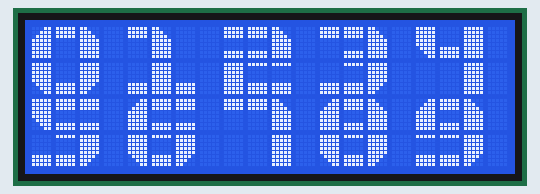
The program below on a simulated Raspberry Pi (BCM pin numbers). Parts: 20×4 character LCD. The clock reads 2024-03-15 10:24:30 at power-on unless the program sets it. At 10.2 s the program stops and its outputs stay as they are.

Above: at 0.8 s.
At 4.1 s:
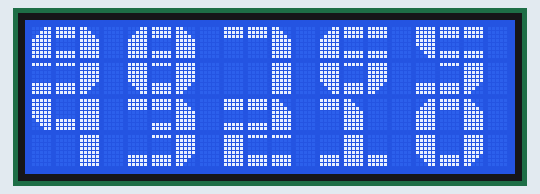
At 7.3 s:
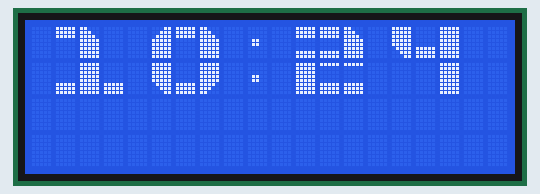

Measured:
- what the display in image 0 shows lasts 3.1 s, from 0.7 s to 3.8 s

The program:

numbers.py
```python
import RPi_I2C_driver
from time import *
import time, sys

mylcd = RPi_I2C_driver.lcd()
mylcd.lcd_load_custom_chars([
    [0x1F, 0x1F, 0x1F, 0x00, 0x00, 0x00, 0x00, 0x00],
    [0x18, 0x1C, 0x1E, 0x1F, 0x1F, 0x1F, 0x1F, 0x1F],
    [0x1F, 0x1F, 0x1F, 0x1F, 0x1F, 0x0F, 0x07, 0x03],
    [0x00, 0x00, 0x00, 0x00, 0x00, 0x1F, 0x1F, 0x1F],
    [0x1F, 0x1F, 0x1F, 0x1F, 0x1F, 0x1E, 0x1C, 0x18],
    [0x1F, 0x1F, 0x1F, 0x00, 0x00, 0x00, 0x1F, 0x1F],
    [0x1F, 0x00, 0x00, 0x00, 0x00, 0x1F, 0x1F, 0x1F],
    [0x03, 0x07, 0x0F, 0x1F, 0x1F, 0x1F, 0x1F, 0x1F],
])

def bigDigit(digit, row, col):
    if row == 1:
        textRow = 1
    else:
        textRow = 3
    if digit == 0:
        mylcd.lcd_display_string_pos(chr(7), textRow, col)
        mylcd.lcd_display_string_pos(chr(0), textRow, col+1)
        mylcd.lcd_display_string_pos(chr(1), textRow, col+2)
        mylcd.lcd_display_string_pos(chr(2), textRow+1, col)
        mylcd.lcd_display_string_pos(chr(3), textRow+1, col+1)
        mylcd.lcd_display_string_pos(chr(4), textRow+1, col+2)
    elif digit == 1:
        mylcd.lcd_display_string_pos(chr(0), textRow, col)
        mylcd.lcd_display_string_pos(chr(1), textRow, col+1)
        mylcd.lcd_display_string_pos(chr(3), textRow+1, col)
        mylcd.lcd_display_string_pos(chr(255), textRow+1, col+1)
        mylcd.lcd_display_string_pos(chr(3), textRow+1, col+2)
    elif digit == 2:
        mylcd.lcd_display_string_pos(chr(5), textRow, col)
        mylcd.lcd_display_string_pos(chr(5), textRow, col+1)
        mylcd.lcd_display_string_pos(chr(1), textRow, col+2)
        mylcd.lcd_display_string_pos(chr(255), textRow+1, col)
        mylcd.lcd_display_string_pos(chr(6), textRow+1, col+1)
        mylcd.lcd_display_string_pos(chr(6), textRow+1, col+2)
    elif digit == 3:
        mylcd.lcd_display_string_pos(chr(0), textRow, col)
        mylcd.lcd_display_string_pos(chr(5), textRow, col+1)
        mylcd.lcd_display_string_pos(chr(1), textRow, col+2)
        mylcd.lcd_display_string_pos(chr(3), textRow+1, col)
        mylcd.lcd_display_string_pos(chr(6), textRow+1, col+1)
        mylcd.lcd_display_string_pos(chr(4), textRow+1, col+2)
    elif digit == 4:
        mylcd.lcd_display_string_pos(chr(2), textRow, col)
        mylcd.lcd_display_string_pos(chr(3), textRow, col+1)
        mylcd.lcd_display_string_pos(chr(255), textRow, col+2)
        mylcd.lcd_display_string_pos(chr(255), textRow+1, col+2)
    elif digit == 5:
        mylcd.lcd_display_string_pos(chr(2), textRow, col)
        mylcd.lcd_display_string_pos(chr(5), textRow, col+1)
        mylcd.lcd_display_string_pos(chr(5), textRow, col+2)
        mylcd.lcd_display_string_pos(chr(3), textRow+1, col)
        mylcd.lcd_display_string_pos(chr(6), textRow+1, col+1)
        mylcd.lcd_display_string_pos(chr(4), textRow+1, col+2)
    elif digit == 6:
        mylcd.lcd_display_string_pos(chr(7), textRow, col)
        mylcd.lcd_display_string_pos(chr(5), textRow, col+1)
        mylcd.lcd_display_string_pos(chr(5), textRow, col+2)
        mylcd.lcd_display_string_pos(chr(2), textRow+1, col)
        mylcd.lcd_display_string_pos(chr(6), textRow+1, col+1)
        mylcd.lcd_display_string_pos(chr(4), textRow+1, col+2)
    elif digit == 7:
        mylcd.lcd_display_string_pos(chr(0), textRow, col)
        mylcd.lcd_display_string_pos(chr(0), textRow, col+1)
        mylcd.lcd_display_string_pos(chr(1), textRow, col+2)
        mylcd.lcd_display_string_pos(chr(255), textRow+1, col+2)
    elif digit == 8:
        mylcd.lcd_display_string_pos(chr(7), textRow, col)
        mylcd.lcd_display_string_pos(chr(5), textRow, col+1)
        mylcd.lcd_display_string_pos(chr(1), textRow, col+2)
        mylcd.lcd_display_string_pos(chr(2), textRow+1, col)
        mylcd.lcd_display_string_pos(chr(6), textRow+1, col+1)
        mylcd.lcd_display_string_pos(chr(4), textRow+1, col+2)
    elif digit == 9:
        mylcd.lcd_display_string_pos(chr(7), textRow, col)
        mylcd.lcd_display_string_pos(chr(5), textRow, col+1)
        mylcd.lcd_display_string_pos(chr(1), textRow, col+2)
        mylcd.lcd_display_string_pos(chr(6), textRow+1, col)
        mylcd.lcd_display_string_pos(chr(6), textRow+1, col+1)
        mylcd.lcd_display_string_pos(chr(4), textRow+1, col+2)

def bigNumber(num, row, col):
    arr = []
    arr[:] = str(num)
    for digit in arr:
        bigDigit(int(digit), row, col)
        col = col + 4

def bigTime(row):
    if row == 1:
        textRow = 1
    else:
        textRow = 3
    bigNumber(time.strftime("%H"), row, 1)
    bigNumber(time.strftime("%M"), row, 11)
    mylcd.lcd_display_string_pos(chr(165), textRow, 9)
    mylcd.lcd_display_string_pos(chr(165), textRow+1, 9)

bigDigit(0, 1, 0)
bigDigit(1, 1, 4)
bigDigit(2, 1, 8)
bigDigit(3, 1, 12)
bigDigit(4, 1, 16)
bigDigit(5, 2, 0)
bigDigit(6, 2, 4)
bigDigit(7, 2, 8)
bigDigit(8, 2, 12)
bigDigit(9, 2, 16)
sleep(3)
mylcd.lcd_clear()

bigNumber(98765, 1, 0)
bigNumber(43210, 2, 0)
sleep(3)
mylcd.lcd_clear()

bigTime(1)
sleep(3)
mylcd.lcd_clear()
```
